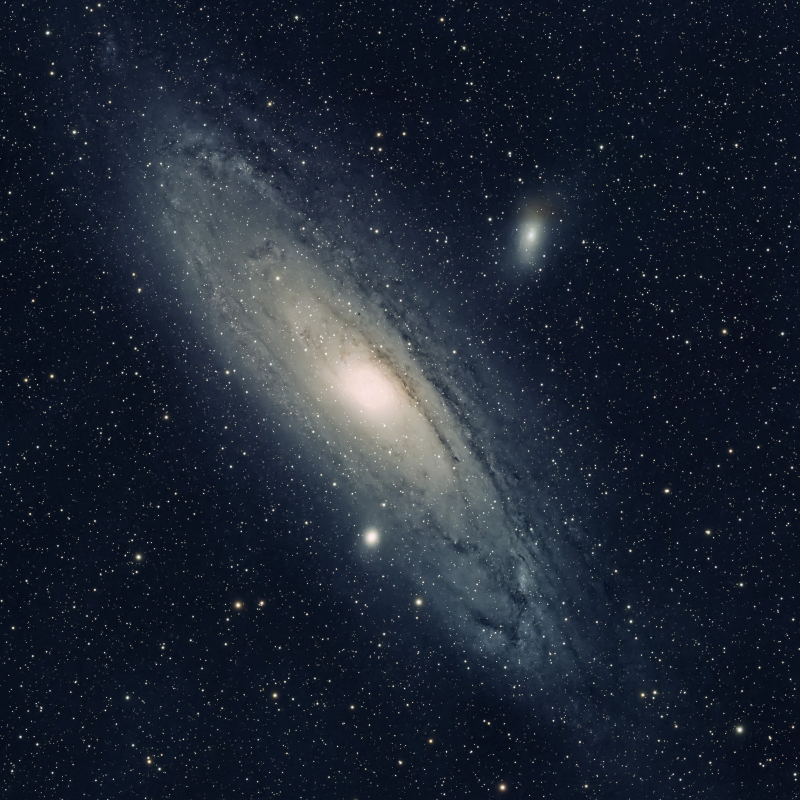
#> input picture photos/andromedaoct26.jpg, 2400 x 2400 px (shown at 1/3 size); its folder holds only this picture in this run
$ python add_photo.py ../photos/andromedaoct26.jpg
#> lines starting #> are read from the running program, lines starting #| are printed output that depends on the picture
#!/usr/bin/env python3
"""Add photographs to the site: plate-solve with astrometry.net, resize, and update catalog.json.
See README.md for the full guide. Quick reference:

  python3 tools/add_photo.py --template m31        create import/m31.json to fill in
  python3 tools/add_photo.py --all                 add everything in import/ (photo.jpg + optional photo.json)
  python3 tools/add_photo.py photo.jpg [options]   add one photo (reads photo.json next to it if present)
  python3 tools/add_photo.py --list                show the ids in the catalog
  python3 tools/add_photo.py --remove ID           remove a photo
  python3 tools/add_photo.py --remove-samples      remove all sample photos
Add --push to commit and push to GitHub afterwards.
Add --check to also run the optional star check that looks for mirrored photos (needs numpy; see check_orientation.py).
Needs: pip install requests pillow
"""
import argparse, json, math, os, re, shutil, subprocess, sys, tempfile, time
from pathlib import Path
import requests
from PIL import Image, ImageOps

import skycalc   # Moon and planet calculations (needs astronomy-engine only when a Moon or planet photo is added)

ROOT = Path(__file__).resolve().parent.parent
IMPORT = ROOT / "import"
API = "https://nova.astrometry.net/api"
FIELDS = ["id", "title", "category", "subject", "planet", "designation", "date", "time_local", "timezone", "hint", "distance_ly",
          "object_type", "messier", "caldwell", "constellation", "location", "telescope", "camera", "lens", "focal_length_mm",
          "f_number", "iso", "exposure_seconds", "sub_exposure_seconds", "frames", "mosaic", "filters", "software", "seeing",
          "direction", "story", "story_credit", "ra", "dec", "width_deg", "rotation", "flip"]
# values calculated for Moon and planet photos (you can override any of them in the JSON file)
CALC = ["datetime_utc", "phase", "illumination_percent", "moon_age_days", "moon_distance_km", "moon_angular_diameter_arcmin",
        "supermoon", "planet_distance_au", "planet_distance_million_km", "apparent_diameter_arcsec", "magnitude"]
CATEGORIES = {"deepsky": "deepsky", "deep sky": "deepsky", "deep-sky": "deepsky", "moon": "moon", "lunar": "moon",
              "planets": "planets", "planet": "planets", "planetary": "planets", "nightsky": "nightsky", "night sky": "nightsky",
              "night-sky": "nightsky", "startrails": "nightsky", "star trails": "nightsky", "star-trails": "nightsky"}
NUMS = {"distance_ly": float, "exposure_seconds": float, "sub_exposure_seconds": float, "frames": int, "messier": int,
        "caldwell": int, "ra": float, "dec": float, "width_deg": float, "rotation": float, "focal_length_mm": float,
        "f_number": float, "iso": int, "illumination_percent": float, "moon_age_days": float, "moon_distance_km": float,
        "moon_angular_diameter_arcmin": float, "planet_distance_au": float, "planet_distance_million_km": float,
        "apparent_diameter_arcsec": float, "magnitude": float}
TYPES = {"G": "Galaxy", "GPair": "Galaxy", "GTrpl": "Galaxy", "GGroup": "Galaxy", "PN": "Planetary nebula", "HII": "Emission nebula",
         "EmN": "Emission nebula", "RfN": "Reflection nebula", "DrkN": "Dark nebula", "Neb": "Nebula", "SNR": "Supernova remnant",
         "OCl": "Open cluster", "GCl": "Globular cluster", "Cl+N": "Emission nebula", "*Ass": "Asterism", "*": "Star",
         "**": "Double star", "Nova": "Nova"}


class SkipPhoto(Exception):
    """Raised when you choose to skip a photo so that you can review it first."""


# [15 lines left out: function ask_mirror, not called in this run]


def slug(s):
    return re.sub(r"[^a-z0-9]+", "-", s.lower()).strip("-") or "photo"


def norm_category(c):
    k = str(c or "deepsky").strip().lower()
    if k not in CATEGORIES:
        raise RuntimeError(f"Unknown category '{c}'. Use deepsky, moon, planets or nightsky.")
    return CATEGORIES[k]


def canon(k):
    """JSON keys may carry a note after ' - ' (for example 'date - YYYY-MM-DD'); only the part before it is the field name."""
    return str(k).split(" - ")[0].strip().lower()


# [36 lines left out: function exif_info, not called in this run]


def _tpl(*rows):
    return {(f"{k} - {note}" if note else k): v for k, note, v in rows}


_STORY = (("story", "text shown under Wiki; write \\n\\n for a new paragraph", ""),
          ("story_credit", "small credit line under the text, if it is not your own", ""))
_WHEN = (("date", "YYYY-MM-DD, the LOCAL date where you were; used for the calculations", ""),
         ("time_local", "HH:MM:SS, 24-hour LOCAL clock time; used for the calculations", ""),
         ("timezone", "IANA name such as America/New_York (best: handles daylight saving) or a UTC offset such as -05:00; used for the calculations", ""))
_GEAR = (("location", "place name, for example Williamstown, MA (not used for the calculations)", ""),
         ("telescope", "telescope or lens, free text", ""), ("camera", "free text", ""),
         ("focal_length_mm", "millimetres (with a barlow or reducer, the effective focal length)", ""),
         ("f_number", "number only: write 8 for f/8", ""), ("iso", "whole number", ""))
_SHOTS = (("sub_exposure_seconds", "ONE frame, in seconds; for 1/500 s write 0.002", ""),
          ("frames", "number of frames stacked, whole number", ""),
          ("exposure_seconds", "TOTAL exposure in seconds; optional, it is calculated from frames x sub_exposure_seconds", ""))


# [50 lines left out: function template_for, not called in this run]


def blank(v):
    return v is None or v == "" or v == [] or v == {}


# [39 lines left out: functions angsep, find_object, resolve, exif_date, not called in this run]


def api_key():
    k = os.environ.get("ASTROMETRY_API_KEY")
    f = ROOT / "tools" / "api_key.txt"
    return k or (f.read_text().strip() if f.exists() else None)


def solve(path, key, hint, log):
    r = requests.post(f"{API}/login", data={"request-json": json.dumps({"apikey": key})}, timeout=60)
    r.raise_for_status()
    args = {"session": r.json()["session"], "publicly_visible": "n", "allow_commercial_use": "n", "allow_modifications": "n"}
    if hint:
        args.update(center_ra=hint[0], center_dec=hint[1], radius=15)
    with open(path, "rb") as fh:
        r = requests.post(f"{API}/upload", data={"request-json": json.dumps(args)}, files={"file": fh}, timeout=300)
    r.raise_for_status()
    subid = r.json()["subid"]
    log(f"  Submitted to astrometry.net (submission {subid}). Solving, this can take a few minutes...")
    for _ in range(180):
        time.sleep(5)
        jobs = requests.get(f"{API}/submissions/{subid}", timeout=60).json().get("jobs") or []
        job = next((j for j in jobs if j), None)
        if job:
            status = requests.get(f"{API}/jobs/{job}", timeout=60).json().get("status")
            if status == "success":
                break
            if status == "failure":
                raise RuntimeError("astrometry.net could not solve this image. Add a 'hint' object name, or set ra, dec and width_deg yourself.")
    else:
        raise RuntimeError("Timed out waiting for astrometry.net.")
    c = requests.get(f"{API}/jobs/{job}/calibration/", timeout=60).json()
    log(f"  Solved: RA {c['ra']:.4f}, Dec {c['dec']:.4f}, {c['pixscale']:.2f} arcsec/px, rotation {c['orientation']:.1f}, parity {c.get('parity')}")
    return c["ra"], c["dec"], c["pixscale"], c["orientation"], c.get("parity")


# [66 lines left out: function add_other, not called in this run]


def add_photo(image, meta, key=None, max_size=2400, log=print, check=False, mirror="ask"):
    image = Path(image)
    m = {k: v for k, v in meta.items() if not blank(v)}
    if "story" not in m and "notes" in m:
        m["story"] = m["notes"]
    for k, f in NUMS.items():
        if k in m:
            m[k] = f(m[k])
    category = norm_category(m.get("category"))
    m["category"] = category
    if category != "deepsky":
        return add_other(image, m, category, max_size, log)
    orig = Image.open(image)
    im = ImageOps.exif_transpose(orig).convert("RGB")  # saving without EXIF also strips GPS data
    title = m.get("title") or m.get("designation") or image.stem
    pid = slug(m.get("id") or title)
    web = im.copy(); web.thumbnail((max_size, max_size))   # thumbnail() only shrinks, never enlarges
    thumb = im.copy(); thumb.thumbnail((400, 400))
    if all(k in m for k in ("ra", "dec", "width_deg")):
        ra, dec, width, rot = m["ra"], m["dec"], m["width_deg"], m.get("rotation", 0.0)
    else:
        if not key:
            raise RuntimeError("No astrometry.net API key (see README), and no ra, dec and width_deg given.")
        small = im.copy(); small.thumbnail((2000, 2000))  # a 2000 px copy solves faster and is plenty
        name = m.get("hint") or m.get("designation")
        hint = None
        if name:
            try:
                hint = resolve(name)
            except Exception:
                hint = None
            log(f"  Position hint for '{name}': {hint}" if hint else f"  Could not look up '{name}'; solving without a hint.")
        with tempfile.TemporaryDirectory() as tmp:
            sp = Path(tmp) / "solve.jpg"; small.save(sp, quality=90)
            ra, dec, ps, rot, parity = solve(sp, key, hint, log)
        width = ps * small.width / 3600
    flip = str(m.get("flip", "")).lower() in ("1", "true", "yes")
    declined = str(m.get("flip", "")).lower() in ("0", "false", "no")   # "flip": false in the JSON file means you already decided
    if check:   # optional extra (--check): do the stars in the picture agree with the position and rotation from astrometry.net?
        try:
            import orient   # imported only here; needs numpy
        except ImportError:
            orient = None
            log("  Star check skipped: it needs numpy ('pip install numpy').")
        if orient is not None:
            try:
                r = orient.verify(im, ra, dec, width, width * im.height / im.width)
                verdict, why = orient.decide(r, (-rot) % 360, flip)
                if verdict == "ok":
                    log(f"  Star check: orientation confirmed ({why}).")
                elif verdict == "fix" and r["mirror"] != flip and "flip" not in m:
                    choice = ask_mirror(why, mirror)
                    if choice == "flip":
                        flip = True
                        log("  You chose: show it flipped on the Cosmos tab.")
                    elif choice == "decline":
                        declined = True
                        log("  You chose: show it as it is (it will not line up with the stars).")
                    else:
                        raise SkipPhoto("skipped so that you can review it")
                elif verdict == "fix":
                    log(f"  WARNING: the star check disagrees with the rotation from astrometry.net ({why}). Look at the photo in the Cosmos tab; you can set rotation yourself.")
                else:
                    log(f"  Star check: {why}; orientation not verified.")
            except SkipPhoto:
                raise
            except Exception as e:
                log(f"  Star check skipped ({e})")
    obj, how = find_object([m.get("designation"), m.get("hint"), title], ra, dec, max(width, width * im.height / im.width))
    if obj:
        log(f"  Catalog match ({how}): {obj[0]}, {TYPES.get(obj[1], 'Other')}" + (f", Messier {obj[5]}" if obj[5] else "") + (f", Caldwell {obj[6]}" if obj[6] else ""))
        m.setdefault("object_type", TYPES.get(obj[1], "Other"))
        if obj[5]: m.setdefault("messier", obj[5])
        if obj[6]: m.setdefault("caldwell", obj[6])
    if "exposure_seconds" not in m and "sub_exposure_seconds" in m and "frames" in m:
        m["exposure_seconds"] = m["sub_exposure_seconds"] * m["frames"]
    m["date"] = skycalc.norm_date(m.get("date")) or m.get("date") or exif_date(orig)   # always stored as YYYY-MM-DD
    (ROOT / "photos" / "thumbs").mkdir(parents=True, exist_ok=True)
    web.save(ROOT / "photos" / f"{pid}.jpg", quality=88, optimize=True, progressive=True)
    thumb.save(ROOT / "photos" / "thumbs" / f"{pid}.jpg", quality=82, optimize=True)
    entry = {"id": pid, "title": title}
    for k in FIELDS:
        if k not in ("id", "title", "hint", "ra", "dec", "width_deg", "rotation", "flip") and not blank(m.get(k)):
            entry[k] = m[k]
    entry.update(ra=round(ra, 4), dec=round(dec, 4), width_deg=round(width, 3), height_deg=round(width * web.height / web.width, 3),
                 rotation=round(rot, 2), v=int(time.time()), image=f"photos/{pid}.jpg", thumb=f"photos/thumbs/{pid}.jpg")
    if flip:
        entry["flip"] = True
    elif declined:
        entry["flip"] = False   # reviewed and declined: the page does not flip it, and the check tool will not ask again
    cp = ROOT / "catalog.json"
    cat = [c for c in json.loads(cp.read_text()) if c["id"] != pid] + [entry]
    cp.write_text(json.dumps(cat, indent=1))
    log(f"  Added '{title}' (id {pid}), dated {entry.get('date') or 'unknown'}. The catalog has {len(cat)} photographs.")
    return entry


# [11 lines left out: function remove_photo, not called in this run]


def sidecar(image):
    p = Path(image).with_suffix(".json")
    if not p.exists():
        return {}
    try:
        return {canon(k): v for k, v in json.loads(p.read_text(encoding="utf-8")).items() if not str(k).startswith("_")}
    except ValueError as e:
        raise RuntimeError(f"{p.name} is not valid JSON ({e}). Check commas and quotes.")


def main():
    a = argparse.ArgumentParser(description=__doc__, formatter_class=argparse.RawDescriptionHelpFormatter)
    a.add_argument("image", nargs="?")
    a.add_argument("--all", action="store_true", help="add every photo in the import folder")
    a.add_argument("--template", metavar="NAME", help="create import/NAME.json to fill in (with --category moon, planets or nightsky for those kinds)")
    a.add_argument("--list", action="store_true"); a.add_argument("--remove", metavar="ID")
    a.add_argument("--remove-samples", action="store_true", help="remove all sample photographs (ids starting with sample-)")
    a.add_argument("--max-size", type=int, default=2400); a.add_argument("--push", action="store_true"); a.add_argument("--check", action="store_true", help="run the optional star check that looks for mirrored photos (needs numpy)"); a.add_argument("--no-check", action="store_true", help=argparse.SUPPRESS)
    a.add_argument("--mirror", choices=["ask", "flip", "decline", "skip"], default="ask", help="what to do with a photo the star check finds mirrored (used with --check; default: ask)")
    a.add_argument("--notes", help=argparse.SUPPRESS)
    for f in FIELDS:
        a.add_argument("--" + f.replace("_", "-"), dest=f)
    o = a.parse_args()
    try:
        if o.list:
            for c in json.loads((ROOT / "catalog.json").read_text()):
                print(f"{c['id']:30} {c['title']}")
            return
        if o.template:
            IMPORT.mkdir(exist_ok=True)
            p = IMPORT / (slug(o.template) + ".json")
            p.write_text(json.dumps(template_for(norm_category(o.category)), indent=2, ensure_ascii=False), encoding="utf-8")
            return print(f"Created {p}. Fill in what you know and delete nothing: empty fields are ignored. (Add --category moon, planets or nightsky for the other kinds.)")
        if o.remove_samples:
            ids = [c["id"] for c in json.loads((ROOT / "catalog.json").read_text()) if c["id"].startswith("sample-")]
            for i in ids:
                remove_photo(i)
            print(f"Removed {len(ids)} sample photographs.")
        elif o.remove:
            remove_photo(o.remove); print(f"Removed '{o.remove}'.")
        else:
            cli = {k: getattr(o, k) for k in FIELDS + ["notes"] if getattr(o, k, None) is not None}
            key = api_key()
#> (reads tools/api_key.txt from the repository)
            if o.all:
                files = sorted(p for p in IMPORT.glob("*") if p.suffix.lower() in (".jpg", ".jpeg", ".png")) if IMPORT.exists() else []
                if not files:
                    sys.exit(f"No photos found in {IMPORT}.")
                (IMPORT / "done").mkdir(exist_ok=True)
                failed = skipped = 0
                for p in files:
                    print(f"{p.name}:")
                    try:
                        add_photo(p, {**sidecar(p), **cli}, key, o.max_size, check=o.check and not o.no_check, mirror=o.mirror)
                        for q in (p, p.with_suffix(".json")):
                            if q.exists():
                                shutil.move(str(q), str(IMPORT / "done" / q.name))
                    except SkipPhoto as e:
                        skipped += 1; print(f"  SKIPPED: {e}. It stays in import/.")
                    except (RuntimeError, OSError, requests.RequestException) as e:
                        failed += 1; print(f"  FAILED: {e}")
                print(f"Done. {len(files) - failed - skipped} added, {skipped} skipped for review, {failed} failed. Finished photos were moved to import/done/.")
            else:
                if not o.image:
                    a.error("give a photo, or use --all, --template, --list or --remove")
                try:
                    add_photo(o.image, {**sidecar(o.image), **cli}, key, o.max_size, check=o.check and not o.no_check, mirror=o.mirror)
#> in add_photo, orig is the input picture: PIL image 2400x2400 RGB; mean R, G, B 29.8, 37.9, 50.7
#> in add_photo, `thumb.thumbnail((400, 400))`:
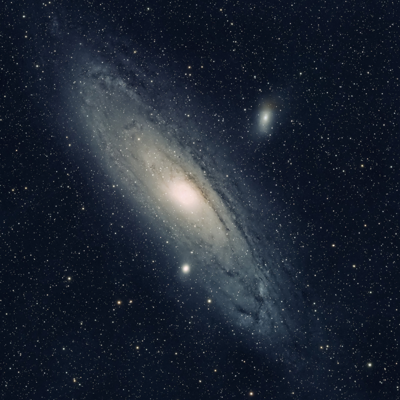
#> thumb: PIL image 400x400 RGB; mean R, G, B 29.7, 37.8, 50.6
#> (the call stopped at in solve, `r = requests.post(f"{API}/login", data={"request-json": json.dumps({"a..`: requests is not available in this run)
                except SkipPhoto as e:
                    sys.exit(f"Skipped: {e}. Nothing was added.")
        if o.push:
            for c in (["git", "add", "-A"], ["git", "commit", "-m", "Update photographs"], ["git", "push"]):
                subprocess.run(c, cwd=ROOT, check=True)
    except RuntimeError as e:
        sys.exit(str(e))


if __name__ == "__main__":
    main()
